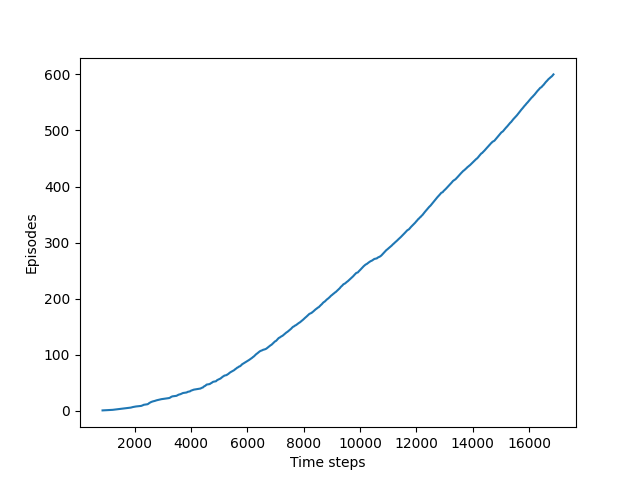

Reproduce this figure in Python.
import numpy as np
import matplotlib.pyplot as plt
from tqdm import tqdm


class WindyGridWorld:


    def __init__(self, height, width, start_state, end_state, wind_dist):
        self.height = height
        self.width = width
        self.start_state = start_state
        self.end_state = end_state
        self.wind_dist = wind_dist
        self.actions = [(-1, 0), (1, 0), (0, 1), (0, -1)]
        self.reward = -1


    def is_terminal(self, state):
        '''
        Whether state @state is an end state

        Params
        ------
        state: [int, int]
            current state
        '''
        return state == self.end_state


    def take_action(self, state, action):
        '''
        Take action @action at state @state

        Params
        ------
        state: [int, int]
            current state
        action: (int, int)
            action taken

        Return
        ------
        (next_state, reward): ([int, int], int)
            a tuple of next state and reward
        '''
        next_state = [state[0] + action[0] - self.wind_dist[state[1]], state[1] + action[1]]
        next_state = [max(0, next_state[0]), max(0, next_state[1])]
        next_state = [min(self.height - 1, next_state[0]), min(self.width - 1, next_state[1])]
        reward = self.reward
        return next_state, reward


    def get_action_idx(self, action):
        '''
        Get index of action in action list

        Params
        ------
        action: (int, int)
            action
        '''
        return self.actions.index(action)


def epsilon_greedy(grid_world, epsilon, Q, state):
    '''
    Choose action according to epsilon-greedy policy

    Params:
    -------
    grid_world: GridWorld
    epsilon: float
    Q: np.ndarray
        action-value function
    state: [int, int]
        current state

    Return
    ------
    action: (int, int)
    '''
    if np.random.binomial(1, epsilon):
        action_idx = np.random.randint(len(grid_world.actions))
        action = grid_world.actions[action_idx]
    else:
        values = Q[state[0], state[1], :]
        action_idx = np.random.choice([action_ for action_, value_ 
            in enumerate(values) if value_ == np.max(values)])
        action = grid_world.actions[action_idx]
    return action


def sarsa(grid_world, n_eps, alpha, epsilon, gamma):
    '''
    Sarsa

    Params
    ------
    grid_world: GridWorld
    n_eps: int
        number of episodes
    alpha: float
        step size
    epsilon: float
    gamma: float
        discount factor
    '''
    time_steps = []
    Q = np.zeros((grid_world.height, grid_world.width, len(grid_world.actions)))

    for _ in tqdm(range(n_eps)):
        steps = 0
        state = grid_world.start_state
        action = epsilon_greedy(grid_world ,epsilon, Q, state)

        while not grid_world.is_terminal(state):
            steps += 1
            next_state, reward = grid_world.take_action(state, action)
            next_action = epsilon_greedy(grid_world, epsilon, Q, next_state)
            action_idx = grid_world.get_action_idx(action)
            next_action_idx = grid_world.get_action_idx(next_action)
            Q[state[0], state[1], action_idx] += alpha * (reward + gamma * 
                Q[next_state[0], next_state[1], next_action_idx] - Q[state[0], state[1], action_idx])
            state = next_state
            action = next_action
        time_steps.append(steps)

    return Q, time_steps


def print_optimal_policy(Q, grid_world):
    print('Optimal policy:')
    for i in range(grid_world.height):
        optimal_policy_row = []
        for j in range(grid_world.width):
            if grid_world.is_terminal([i, j]):
                optimal_policy_row.append('E')
                continue
            best_action_idx = np.argmax(Q[i, j, :])
            if best_action_idx == 0:
                optimal_policy_row.append('U')
            elif best_action_idx == 1:
                optimal_policy_row.append('D')
            elif best_action_idx == 2:
                optimal_policy_row.append('R')
            elif best_action_idx == 3:
                optimal_policy_row.append('L')
        print(optimal_policy_row)


if __name__ == '__main__':
    height = 7
    width = 10
    wind_dist = [0, 0, 0, 1, 1, 1, 2, 2, 1, 0]
    start_state = [3, 0]
    end_state = [3, 7]
    grid_world = WindyGridWorld(height, width, start_state, end_state, wind_dist)
    n_eps = 600
    epsilon = 0.1
    alpha = 0.5
    gamma = 1

    Q, time_steps = sarsa(grid_world, n_eps, alpha, epsilon, gamma)
    time_steps = np.add.accumulate(time_steps)

    plt.plot(time_steps, np.arange(1, len(time_steps) + 1))
    plt.xlabel('Time steps')
    plt.ylabel('Episodes')

    plt.savefig('./windy_gridworld.png')
    plt.close()

    print_optimal_policy(Q, grid_world)

    
